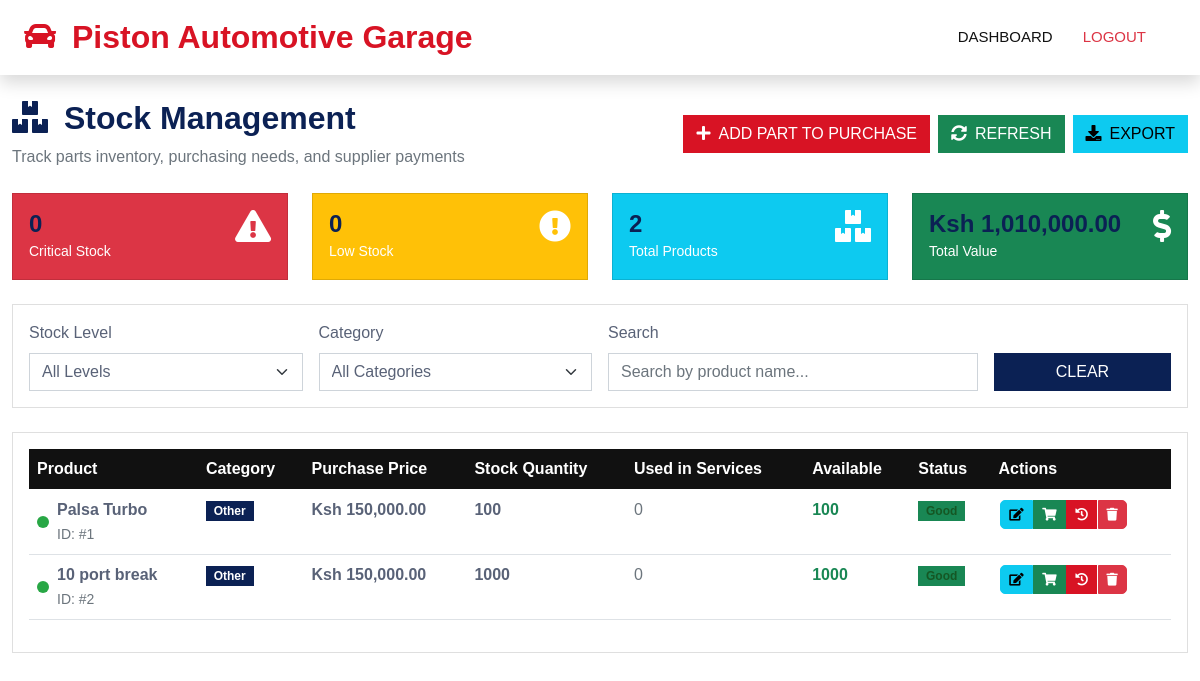
The app's page /admin/stock (signed in) with its own data.
### dbservice.py (models this page shows)
class Product(db.Model):
    id = db.Column(db.Integer, primary_key=True)
    name = db.Column(db.String(100), nullable=False)
    description = db.Column(db.Text, nullable=True)
    buying_price = db.Column(db.Float, nullable=False)
    selling_price = db.Column(db.Float, nullable=False)
    stock_quantity = db.Column(db.Integer, nullable=False)

### main.py (the view)
@app.route('/admin/stock')
@login_required(UserRole.ADMIN)
def admin_stock():
    products = Product.query.all()
    usage_subquery = (
        db.session.query(
            JobPartUsage.product_id,
            func.coalesce(func.sum(JobPartUsage.quantity_used), 0).label(
                'total_used'
            )
        )
        .group_by(JobPartUsage.product_id)
        .subquery()
    )
    stock_rows = (
        db.session.query(
            Product,
            func.coalesce(
                db.session.query(func.sum(JobPartUsage.quantity_used))
                .filter(JobPartUsage.product_id == Product.id)
                .correlate(Product)
                .scalar_subquery(), 0
            ).label('total_used')
        )
        .outerjoin(
            usage_subquery, Product.id == usage_subquery.c.product_id
        )
        .all()
    )
    return render_template('admin_stock.html', stock_rows=stock_rows)

### main.py (called while the page is built)
def login_required(role: UserRole | None = None):
    def decorator(view_func):
        @wraps(view_func)
        def wrapped(*args, **kwargs):
            username = session.get('username')
            if not username:
                flash('Please log in to continue.', 'warning')
                return redirect(url_for('login'))
            user = User.query.filter_by(username=username).first()
            if not user:
                session.pop('username', None)
                flash('Account not found. Please log in again.', 'warning')
                return redirect(url_for('login'))
            if role is not None and user.role != role:
                flash('Access denied. Insufficient permissions.', 'danger')
                return redirect(url_for('login'))
            return view_func(*args, **kwargs)
        return wrapped
    return decorator

### Templates/admin_stock.html (shortened to what this page needs)
<!DOCTYPE html>
<html lang="en">
<head>
    <link href="/css/bootstrap.min.css" rel="stylesheet">
    <link href="/css/style.css" rel="stylesheet">
    <link href="https://cdnjs.cloudflare.com/ajax/libs/font-awesome/5.10.0/css/all.min.css" rel="stylesheet">
</head>
<body>
    <nav class="navbar navbar-expand-lg navbar-light bg-white shadow sticky-top p-0">
        <div class="container-fluid px-4">
            <a href="{{ url_for('landing') }}" class="navbar-brand d-flex align-items-center">
                <h2 class="m-0 text-primary"><i class="fa fa-car me-3"></i>Piston Automotive Garage</h2>
            </a>
            <div class="navbar-nav ms-auto">
                <a href="{{ url_for('admin_dashboard') }}" class="nav-item nav-link">Dashboard</a>
                <a href="{{ url_for('logout') }}" class="nav-item nav-link text-danger">Logout</a>
            </div>
        </div>
    </nav>
    <div class="container-fluid py-4">
        <div class="row mb-4">
            <div class="col-12">
                <div class="d-flex justify-content-between align-items-center">
                    <div>
                        <h2 class="mb-2"><i class="fa fa-boxes me-3"></i>Stock Management</h2>
                        <p class="text-muted mb-0">Track parts inventory, purchasing needs, and supplier payments</p>
                    </div>
                    <div class="d-flex gap-2">
                        <button class="btn btn-primary" onclick="addProduct()">
                            <i class="fa fa-plus me-2"></i>Add Part to Purchase
                        </button>
                        <button class="btn btn-success" onclick="refreshStock()">
                            <i class="fa fa-sync-alt me-2"></i>Refresh
                        </button>
                        <button class="btn btn-info" onclick="exportStock()">
                            <i class="fa fa-download me-2"></i>Export
                        </button>
                    </div>
                </div>
            </div>
        </div>
        <div class="row mb-4">
            <div class="col-md-3">
                <div class="card bg-danger text-white">
                    <div class="card-body">
                        <div class="d-flex justify-content-between">
                            <div>
                                <h4 class="mb-0" id="criticalCount">0</h4>
                                <small>Critical Stock</small>
                            </div>
                            <i class="fa fa-exclamation-triangle fa-2x opacity-75"></i>
                        </div>
                    </div>
                </div>
            </div>
            <div class="col-md-3">
                <div class="card bg-warning text-white">
                    <div class="card-body">
                        <div class="d-flex justify-content-between">
                            <div>
                                <h4 class="mb-0" id="lowCount">0</h4>
                                <small>Low Stock</small>
                            </div>
                            <i class="fa fa-exclamation-circle fa-2x opacity-75"></i>
                        </div>
                    </div>
                </div>
            </div>
            <div class="col-md-3">
                <div class="card bg-info text-white">
                    <div class="card-body">
                        <div class="d-flex justify-content-between">
                            <div>
                                <h4 class="mb-0" id="totalProducts">0</h4>
                                <small>Total Products</small>
                            </div>
                            <i class="fa fa-boxes fa-2x opacity-75"></i>
                        </div>
                    </div>
                </div>
            </div>
            <div class="col-md-3">
                <div class="card bg-success text-white">
                    <div class="card-body">
                        <div class="d-flex justify-content-between">
                            <div>
                                <h4 class="mb-0" id="totalValue">0</h4>
                                <small>Total Value</small>
                            </div>
                            <i class="fa fa-dollar-sign fa-2x opacity-75"></i>
                        </div>
                    </div>
                </div>
            </div>
        </div>
        <div class="row mb-4">
            <div class="col-12">
                <div class="card">
                    <div class="card-body">
                        <div class="row g-3">
                            <div class="col-md-3">
                                <label class="form-label">Stock Level</label>
                                <select class="form-select" id="stockFilter" onchange="filterStock()">
                                    <option value="">All Levels</option>
                                </select>
                            </div>
                            <div class="col-md-3">
                                <label class="form-label">Category</label>
                                <select class="form-select" id="categoryFilter" onchange="filterStock()">
                                    <option value="">All Categories</option>
                                </select>
                            </div>
                            <div class="col-md-4">
                                <label class="form-label">Search</label>
                                <input type="text" class="form-control" id="searchInput" placeholder="Search by product name..." onkeyup="filterStock()">
                            </div>
                            <div class="col-md-2">
                                <label class="form-label">&nbsp;</label>
                                <button class="btn btn-secondary w-100" onclick="clearFilters()">Clear</button>
                            </div>
                        </div>
                    </div>
                </div>
            </div>
        </div>
        <div class="card">
            <div class="card-body">
                <div class="table-responsive">
                    <table class="table table-hover" id="stockTable">
                        <thead class="table-dark">
                            <tr>
                                <th>Product</th>
                                <th>Category</th>
                                <th>Purchase Price</th>
                                <th>Stock Quantity</th>
                                <th>Used in Services</th>
                                <th>Available</th>
                                <th>Status</th>
                                <th>Actions</th>
                            </tr>
                        </thead>
                        <tbody>
                            {% for row in stock_rows %}
                                {% set product = row[0] %}
                                {% set total_used = row[1] %}
                                {% set available = product.stock_quantity - total_used %}
                                <tr class="stock-row">
                                    <td>
                                        <div class="d-flex align-items-center">
                                            <div class="stock-indicator
                                                {% if available <= 5 %}indicator-critical
                                                {% elif available <= 20 %}indicator-low
                                                {% elif available <= 50 %}indicator-medium
                                                {% else %}indicator-good{% endif %}">
                                            </div>
                                            <div>
                                                <strong>{{ product.name }}</strong>
                                                <br><small class="text-muted">ID: #{{ product.id }}</small>
                                            </div>
                                        </div>
                                    </td>
                                    <td>
                                        <span class="badge bg-secondary">{{ product.category or 'Other' }}</span>
                                    </td>
                                    <td>
                                        <strong>Ksh {{ "{:,.2f}".format(product.buying_price) }}</strong>
                                    </td>
                                    <td>
                                        <strong>{{ product.stock_quantity }}</strong>
                                    </td>
                                    <td>
                                        <span class="text-muted">{{ total_used }}</span>
                                    </td>
                                    <td>
                                        <strong class="{% if available <= 5 %}text-danger{% elif available <= 20 %}text-warning{% else %}text-success{% endif %}">
                                            {{ available }}
                                        </strong>
                                    </td>
                                    <td>
                                        <span class="badge
                                            {% if available <= 5 %}bg-danger stock-critical
                                            {% elif available <= 20 %}bg-warning stock-low
                                            {% elif available <= 50 %}bg-info stock-medium
                                            {% else %}bg-success stock-good{% endif %}">
                                            {% if available <= 5 %}Critical
                                            {% elif available <= 20 %}Low
                                            {% elif available <= 50 %}Medium
                                            {% else %}Good{% endif %}
                                        </span>
                                    </td>
                                    <td>
                                        <div class="btn-group" role="group">
                                            <button class="btn btn-sm btn-info action-btn" onclick="editProduct({{ product.id }})" title="Edit">
                                                <i class="fa fa-edit"></i>
                                            </button>
                                            <button class="btn btn-sm btn-success action-btn" onclick="restockProduct({{ product.id }})" title="Purchase More">
                                                <i class="fa fa-shopping-cart"></i>
                                            </button>
                                            <button class="btn btn-sm btn-primary action-btn" onclick="viewPurchaseHistory({{ product.id }})" title="Purchase History">
                                                <i class="fa fa-history"></i>
                                            </button>
                                            <button class="btn btn-sm btn-danger action-btn" onclick="deleteProduct({{ product.id }})" title="Delete">
                                                <i class="fa fa-trash"></i>
                                            </button>
                                        </div>
                                    </td>
                                </tr>
                            {% endfor %}
                        </tbody>
                    </table>
                </div>
            </div>
        </div>
    </div>
</body>
</html>

### css/style.css (style rules this page uses)
:root { --primary: #d82d13; --secondary: #0B2154; --light: #F2F2F2; --dark: #111111; }
.btn { font-weight: 500; text-transform: uppercase; transition: .5s; }
.btn.btn-primary, .btn.btn-secondary { color: #FFFFFF; }
.navbar-light .navbar-nav .nav-link { margin-right: 30px; padding: 25px 0; color: #FFFFFF; font-size: 15px; text-transform: uppercase; outline: none; }
.navbar-light .navbar-brand, .navbar-light a.btn { height: 75px; }
.navbar-light .navbar-nav .nav-link { color: var(--dark); font-weight: 500; }
.navbar-light.sticky-top { top: -100px; transition: .5s; }

### Templates/admin_stock.html (style rules this page uses)
.stock-good { background: #d4edda; color: #155724; }
.action-btn { padding: 0.25rem 0.5rem; margin: 0.1rem; font-size: 0.8rem; border-radius: 5px; }
.stock-indicator { width: 12px; height: 12px; border-radius: 50%; display: inline-block; margin-right: 8px; }
.indicator-good { background: #28a745; }

### records on screen
Product: name "Palsa Turbo", id "1", category "Other", buying_price "150,000.00", stock_quantity "100", total_used "0"
Product: name "10 port break", id "2", category "Other", buying_price "150,000.00", stock_quantity "1000", total_used "0"
